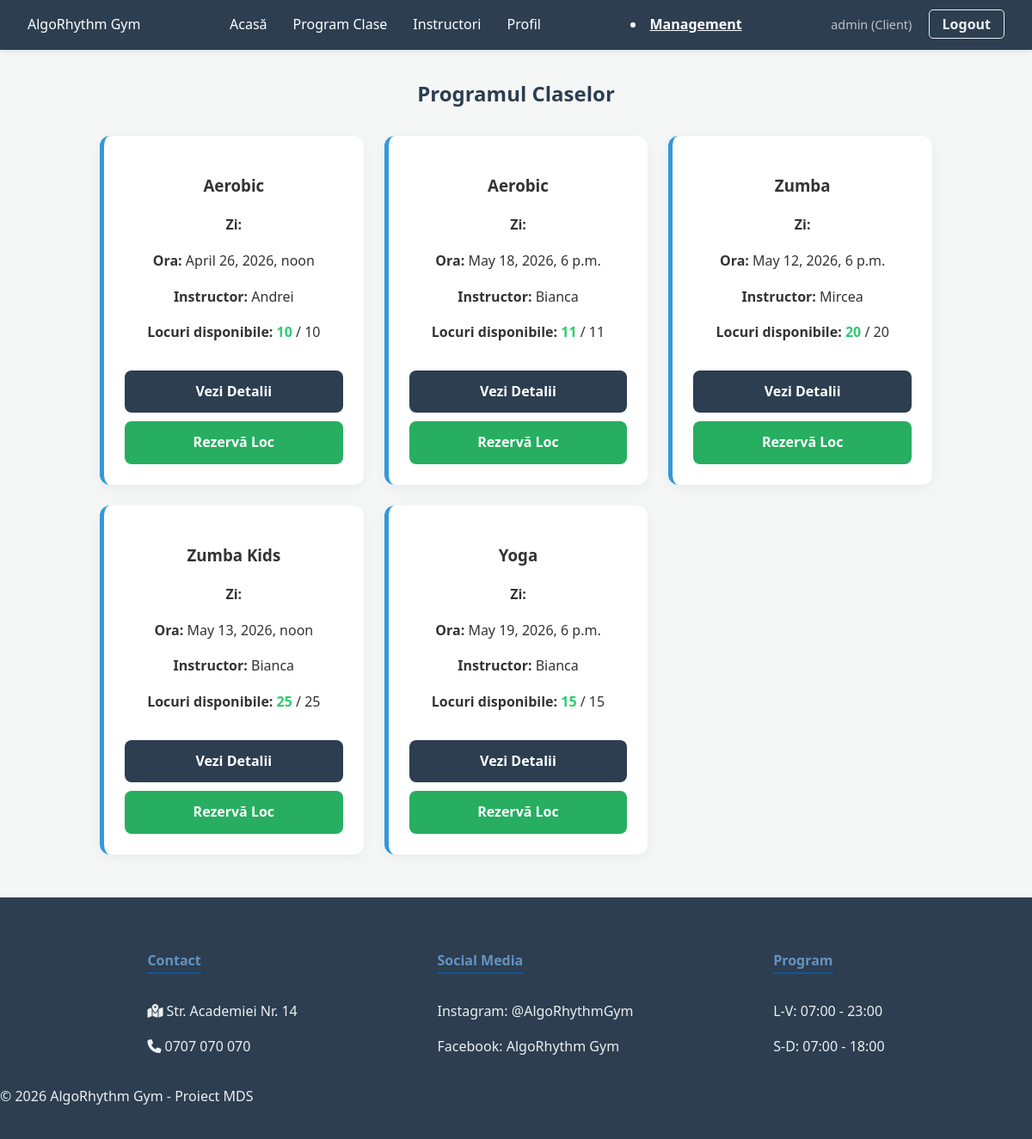
The page /program/ (signed in) on the database as committed earlier.
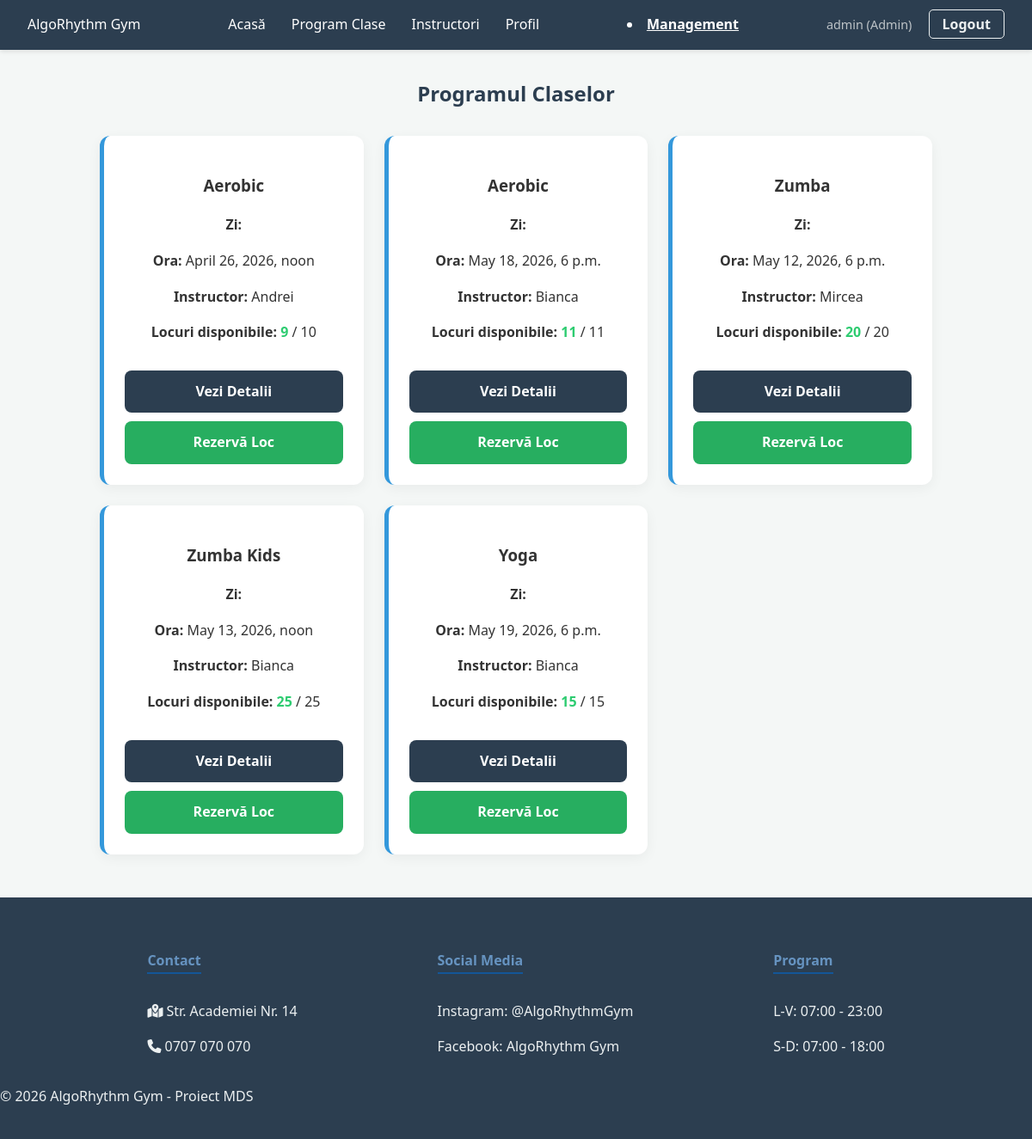
The same page on the database as committed later.
### fitness_app/models.py (models this page shows, shortened)
class User(AbstractUser):
    IS_INSTRUCTOR = 'INS'
    IS_CLIENT = 'CLI'
    IS_ADMIN = 'ADM'
    ROLE_CHOICES = [
        (IS_INSTRUCTOR, 'Instructor'),
        (IS_CLIENT, 'Client'),
        (IS_ADMIN, 'Admin'),
    ]
    role = models.CharField(max_length=3, choices=ROLE_CHOICES, default=IS_CLIENT)
    gender = models.CharField(max_length=10, choices=[('M', 'Masculin'), ('F', 'Feminin')], blank=True)
    is_child = models.BooleanField(default=False)
    parent = models.ForeignKey('self', on_delete=models.CASCADE, null=True, blank=True, related_name='children')
    referred_by = models.ForeignKey('self', on_delete=models.SET_NULL, null=True, blank=True, related_name='referrals')
    referral_count = models.IntegerField(default=0)
    referral_discount_available = models.IntegerField(default=0)  # nr de reduceri neutilizate
    experience_years = models.IntegerField(null=True, blank=True)
    bio_short = models.TextField(null=True, blank=True)
    profile_picture = models.ImageField(upload_to='instructors/', null=True, blank=True)
    fitness_goal = models.TextField(blank=True)
    frequency_per_week = models.IntegerField(default=0)

class FitnessClass(models.Model):
    CLASS_TYPES = [
        ('1TO1', 'Personal Training'),
        ('GRP', 'Grup'),
        ('IND', 'Individual (fără antrenor)'),
    ]
    type = models.CharField(max_length=4, choices=CLASS_TYPES, default='GRP')
    instructor = models.ForeignKey(User, on_delete=models.CASCADE, null=True, blank=True, limit_choices_to={'role': 'INS'})
    is_for_women_only = models.BooleanField(default=False)
    is_for_children = models.BooleanField(default=False)
    name = models.CharField(max_length=100)
    price = models.DecimalField(max_digits=6, decimal_places=2, default=0)
    early_bird_hours_before = models.PositiveIntegerField(default=24)
    early_bird_discount_percent = models.DecimalField(max_digits=5, decimal_places=2, default=10)
    duration_minutes = models.PositiveIntegerField(default=60)
    max_capacity = models.PositiveIntegerField()
    @property
    def available_spots(self):
        return self.max_capacity - self.booking_set.count()
    start_time = models.DateTimeField()

### fitness_app/views.py (the view)
# urls.py: path('program/', views.classes_view, name='fitness_classes_list'),
def classes_view(request):
    fitness_classes = FitnessClass.objects.all()
    return render(request, 'classes.html', {'fitness_classes': fitness_classes})

### fitness_app/templates/classes.html (shortened to what this page needs)
{% extends 'base.html' %}
{% block content %}
<div class="container">
    <h2 style="text-align: center; color: #2c3e50; margin-bottom: 30px;">Programul Claselor</h2>
    <div class="grid">
        {% for fc in fitness_classes %}
        <div class="card" style="border-left: 5px solid #3498db; display: flex; flex-direction: column; justify-content: space-between;">
            <div>
                <h3>{{ fc.name }}</h3>
                <p><strong>Zi:</strong> {{ fc.get_day_of_week_display }}</p>
                <p><strong>Ora:</strong> {{ fc.start_time }}</p>
                <p><strong>Instructor:</strong> {{ fc.instructor.first_name }}</p>
                <p><strong>Locuri disponibile:</strong>
                    <span style="font-weight: bold; color: {% if fc.available_spots > 0 %}#2ecc71{% else %}#e74c3c{% endif %};">
                        {{ fc.available_spots }}
                    </span> / {{ fc.max_capacity }}
                </p>
            </div>
            <div style="margin-top: 15px; display: flex; flex-direction: column; gap: 10px;">
                <a href="{% url 'class_detail' fc.id %}" class="btn-ocean">Vezi Detalii</a>
                {% if fc.available_spots > 0 %}
                    <a href="{% url 'book_class' fc.id %}" class="btn-ocean" style="background-color: #27ae60; border: none; text-align: center; text-decoration: none;">
                        Rezervă Loc
                    </a>
                {% else %}
                    <p style="color: #e74c3c; font-weight: bold; text-align: center; margin: 10px 0;">
                        Ne pare rău, nu mai sunt locuri!
                    </p>
                {% endif %}
            </div>
        </div>
        {% empty %}
        <p style="text-align: center; width: 100%;">Momentan nu sunt clase programate.</p>
        {% endfor %}
    </div>
</div>
{% endblock %}

### fitness_app/templates/base.html (shortened to what this page needs)
{% load static %}
<!DOCTYPE html>
<html lang="ro">
<head>
    <link rel="stylesheet" href="{% static 'fitness_app/css/style.css' %}">
     <link rel="stylesheet" href="https://cdnjs.cloudflare.com/ajax/libs/font-awesome/6.4.2/css/all.min.css">
</head>
<body>
    <nav class="navbar">
        <div class="nav-brand">AlgoRhythm Gym</div>
            <ul class="nav-links">
                <li><a href="{% url 'home' %}">Acasă</a></li>
                <li><a href="{% url 'fitness_classes_list' %}">Program Clase</a></li>
                <li><a href="{% url 'instructors' %}">Instructori</a></li>
                <li><a href="{% url 'profile' %}">Profil</a></li>
            </ul>
            {% if user.is_staff %}
                <li><a href="{% url 'admin_dashboard' %}" style="color: white; font-weight: bold; ">Management</a></li>
            {% endif %}
            <div class="nav-auth">
                <span class="user-tag">{{ user.username }} ({{ user.get_role_display }})</span>
                <a href="{% url 'logout' %}" class="btn-logout">Logout</a>
            </div>
    </nav>
    <div class="container">
        {% block content %}
        {% endblock %}
    </div>
    <footer class="main-footer">
        <div class="footer-container">
            <div class="footer-section">
                <h4>Contact</h4>
                <p><i class="fa-solid fa-map-location-dot"></i> Str. Academiei Nr. 14</p>
                <p><i class="fa-solid fa-phone"></i> 0707 070 070</p>
            </div>
            <div class="footer-section">
                <h4>Social Media</h4>
                <p>Instagram: @AlgoRhythmGym</p>
                <p>Facebook: AlgoRhythm Gym</p>
            </div>
            <div class="footer-section">
                <h4>Program</h4>
                <p>L-V: 07:00 - 23:00</p>
                <p>S-D: 07:00 - 18:00</p>
            </div>
        </div>
        <div class="footer-bottom">
            <p>&copy; 2026 AlgoRhythm Gym - Proiect MDS</p>
        </div>
    </footer>
</body>
</html>

Rows that differ between the two databases and show on the page:
changed User "admin": role "Client" → "Admin"
computed for FitnessClass "April 26, 2026, noon": available_spots "10" → "9"
